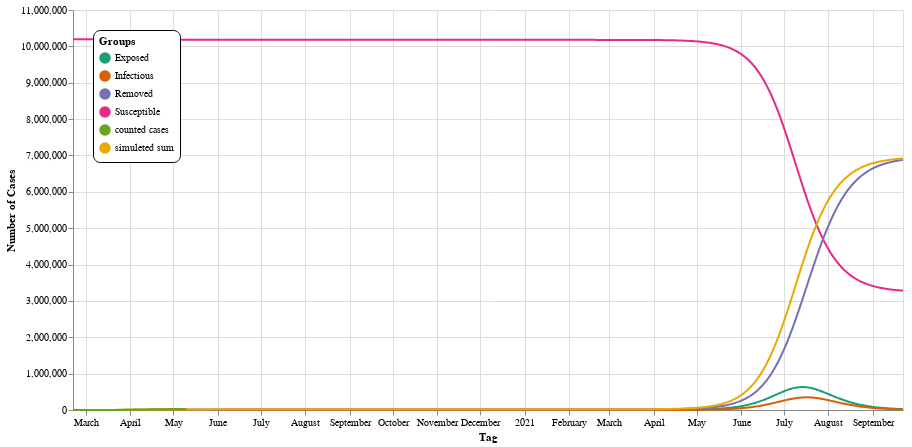

Notebook source saved alongside this figure:
### Markdown cell above
Now for a few calculation models to play around with: `it4` and` it5` are two days on which measures are relaxed. We preset January 1, 2021, from which only exit restrictions apply. This means `r4 = r1`, since the reproduction number $ R_ {0} $ climbs back to the value before the contact block as soon as it is released. Since the spread then continues to be slowed down by the initial restrictions, a second outbreak results, which does not increase as steeply as without restrictions.

On February 20, 2021 (`it5`), the initial restrictions will also be lifted in our default setting. $ R_ {0} $ therefore rises again to the value before all measures, so `r5 = r0`.

In addition, you can use `prediction_days` to set how far the simulation calculates in the future. `max_val` hides values that are too high in the diagram, so that the y-axis does not have to display a value calculation that is too large and smaller curves can be better recognized.

Feel free to play around with the values behind the comments and create your own scenarios for relaxing the restrictions:

### Code cell
# Day of the removal of the contact block
it4 = dt.datetime(year=2021, month=1, day=1)

# Expected number of reproductions after removal of the contact block
r4 = r1


# Day of lifting of exit restrictions
it5 = dt.datetime(year=2021, month=2, day=20)

# Expected number of reproductions after removal of the contact block
r5 = r0


# Number of days the simulation calculates in the future
prediction_days=500

# Highest value in the diagram (so that the y-axis does not compress the interesting values too much)
max_val=12000000

chart = plot(prediction(prediction_days=prediction_days, max_val=max_val, r4=r4, r5=r5, it4=it4, it5=it5))
chart

### Figure 1 — Vega-Lite specification as saved in the notebook (floating-point values rounded to 4 significant figures; data arrays with more than 128 entries replaced by an {"elided": "..."} marker saying what was removed)
{"config": {"view": {"continuousWidth": 400, "continuousHeight": 300}}, "layer": [{"mark": {"type": "line", "point": false}, "encoding": {"color": {"type": "nominal", "field": "Type", "legend": {"cornerRadius": 7, "fillColor": "white", "legendX": 20, "legendY": 20, "orient": "none", "padding": 6, "strokeColor": "black", "title": "Groups"}, "scale": {"scheme": "dark2"}}, "x": {"type": "temporal", "field": "Tag", "title": "Tag"}, "y": {"type": "quantitative", "field": "Number of cases", "title": "Number of Cases"}}}, {"mark": "point", "encoding": {"opacity": {"value": 0}, "x": {"type": "temporal", "field": "Tag", "title": "Tag"}}, "selection": {"selector005": {"type": "single", "nearest": true, "on": "mouseover", "fields": ["Tag"], "empty": "none"}}}, {"mark": "point", "encoding": {"color": {"type": "nominal", "field": "Type", "legend": {"cornerRadius": 7, "fillColor": "white", "legendX": 20, "legendY": 20, "orient": "none", "padding": 6, "strokeColor": "black", "title": "Groups"}, "scale": {"scheme": "dark2"}}, "opacity": {"condition": {"value": 1, "selection": "selector005"}, "value": 0}, "x": {"type": "temporal", "field": "Tag", "title": "Tag"}, "y": {"type": "quantitative", "field": "Number of cases", "title": "Number of Cases"}}}, {"mark": {"type": "rule", "color": "gray"}, "encoding": {"x": {"type": "temporal", "field": "Tag", "title": "Tag"}}, "transform": [{"filter": {"selection": "selector005"}}]}, {"mark": {"type": "text", "align": "left", "dx": 4, "dy": -8}, "encoding": {"color": {"type": "nominal", "field": "Type", "legend": {"cornerRadius": 7, "fillColor": "white", "legendX": 20, "legendY": 20, "orient": "none", "padding": 6, "strokeColor": "black", "title": "Groups"}, "scale": {"scheme": "dark2"}}, "text": {"condition": {"type": "quantitative", "field": "Number of cases", "selection": "selector005"}, "value": " "}, "x": {"type": "temporal", "field": "Tag", "title": "Tag"}, "y": {"type": "quantitative", "field": "Number of cases", "title": "Number of Cases"}}}, {"mark": {"type": "text", "align": "left", "dx": 4, "dy": -8}, "encoding": {"color": {"value": "gray"}, "text": {"condition": {"type": "temporal", "field": "Tag", "selection": "selector005"}, "value": " "}, "x": {"type": "temporal", "field": "Tag", "title": "Tag"}, "y": {"value": 16}}, "transform": [{"filter": {"selection": "selector005"}}]}], "data": {"name": "data-2525f3905b8cb86c93d47f719f83c804"}, "height": 400, "width": 830, "$schema": "https://vega.github.io/schema/vega-lite/v4.8.1.json", "datasets": {"data-2525f3905b8cb86c93d47f719f83c804": {"elided": "2980 records"}}}
